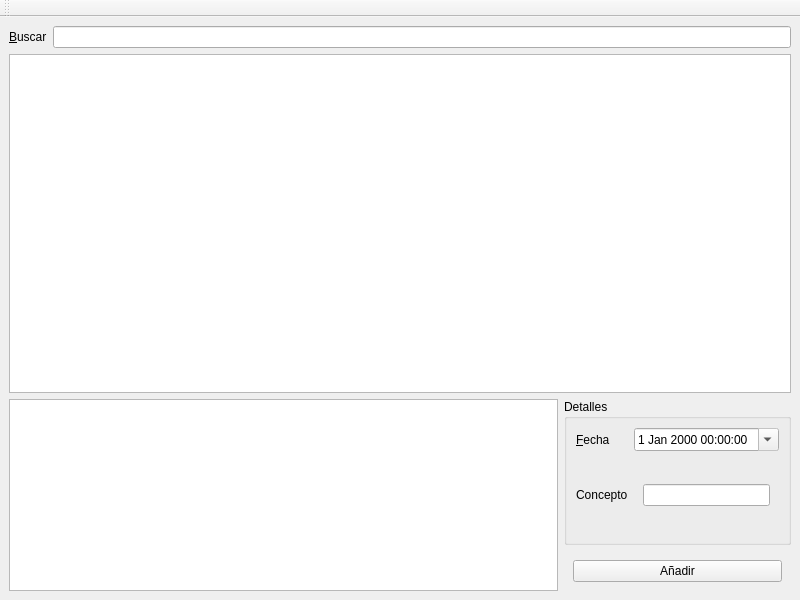
<?xml version="1.0" encoding="UTF-8"?>
<ui version="4.0">
 <class>frmOperations</class>
 <widget class="QMainWindow" name="frmOperations">
  <property name="geometry">
   <rect>
    <x>0</x>
    <y>0</y>
    <width>800</width>
    <height>600</height>
   </rect>
  </property>
  <property name="windowTitle">
   <string>Ajustes Contables</string>
  </property>
  <widget class="QWidget" name="centralwidget">
   <layout class="QGridLayout" name="gridLayout_2">
    <item row="1" column="1">
     <widget class="QLineEdit" name="txtSearch"/>
    </item>
    <item row="2" column="0" colspan="2">
     <widget class="QTableView" name="tableNavigation">
      <property name="sizePolicy">
       <sizepolicy hsizetype="Expanding" vsizetype="Expanding">
        <horstretch>0</horstretch>
        <verstretch>1</verstretch>
       </sizepolicy>
      </property>
      <property name="editTriggers">
       <set>QAbstractItemView::NoEditTriggers</set>
      </property>
      <property name="alternatingRowColors">
       <bool>true</bool>
      </property>
      <property name="selectionMode">
       <enum>QAbstractItemView::SingleSelection</enum>
      </property>
      <property name="selectionBehavior">
       <enum>QAbstractItemView::SelectRows</enum>
      </property>
     </widget>
    </item>
    <item row="3" column="0" colspan="2">
     <layout class="QGridLayout" name="gridLayout">
      <item row="0" column="0">
       <widget class="QTableView" name="tableDetails">
        <property name="sizePolicy">
         <sizepolicy hsizetype="Expanding" vsizetype="Expanding">
          <horstretch>1</horstretch>
          <verstretch>0</verstretch>
         </sizepolicy>
        </property>
        <property name="editTriggers">
         <set>QAbstractItemView::NoEditTriggers</set>
        </property>
        <property name="alternatingRowColors">
         <bool>true</bool>
        </property>
       </widget>
      </item>
      <item row="0" column="1">
       <layout class="QVBoxLayout" name="verticalLayout">
        <item>
         <widget class="QGroupBox" name="groupBox">
          <property name="sizePolicy">
           <sizepolicy hsizetype="Maximum" vsizetype="Preferred">
            <horstretch>1</horstretch>
            <verstretch>1</verstretch>
           </sizepolicy>
          </property>
          <property name="title">
           <string>Detalles</string>
          </property>
          <layout class="QGridLayout" name="gridLayout_3">
           <item row="0" column="0">
            <widget class="QLabel" name="label">
             <property name="text">
              <string>&amp;Fecha</string>
             </property>
             <property name="buddy">
              <cstring>dtPicker</cstring>
             </property>
            </widget>
           </item>
           <item row="0" column="2">
            <widget class="QDateTimeEdit" name="dtPicker">
             <property name="readOnly">
              <bool>true</bool>
             </property>
             <property name="calendarPopup">
              <bool>true</bool>
             </property>
            </widget>
           </item>
           <item row="1" column="0">
            <widget class="QLabel" name="label_3">
             <property name="text">
              <string>Concepto</string>
             </property>
             <property name="buddy">
              <cstring>cbConcepts</cstring>
             </property>
            </widget>
           </item>
           <item row="1" column="2">
            <widget class="QStackedWidget" name="stConcepts">
             <property name="currentIndex">
              <number>0</number>
             </property>
             <widget class="QWidget" name="page_3">
              <layout class="QHBoxLayout" name="horizontalLayout">
               <item>
                <widget class="QLineEdit" name="txtConcept">
                 <property name="readOnly">
                  <bool>true</bool>
                 </property>
                </widget>
               </item>
              </layout>
             </widget>
             <widget class="QWidget" name="page_4">
              <layout class="QHBoxLayout" name="horizontalLayout_2">
               <item>
                <widget class="QComboBox" name="cbConcepts">
                 <property name="enabled">
                  <bool>false</bool>
                 </property>
                </widget>
               </item>
              </layout>
             </widget>
            </widget>
           </item>
          </layout>
         </widget>
        </item>
        <item>
         <widget class="QStackedWidget" name="stackedWidget">
          <property name="sizePolicy">
           <sizepolicy hsizetype="Minimum" vsizetype="Fixed">
            <horstretch>0</horstretch>
            <verstretch>0</verstretch>
           </sizepolicy>
          </property>
          <property name="currentIndex">
           <number>1</number>
          </property>
          <widget class="QWidget" name="page">
           <layout class="QVBoxLayout" name="verticalLayout_4">
            <item>
             <widget class="QDialogButtonBox" name="buttonBox">
              <property name="orientation">
               <enum>Qt::Horizontal</enum>
              </property>
              <property name="standardButtons">
               <set>QDialogButtonBox::Cancel|QDialogButtonBox::Ok</set>
              </property>
             </widget>
            </item>
           </layout>
          </widget>
          <widget class="QWidget" name="page_2">
           <layout class="QVBoxLayout" name="verticalLayout_3">
            <item>
             <widget class="QPushButton" name="btnAdd">
              <property name="text">
               <string>Añadir</string>
              </property>
              <property name="icon">
               <iconset resource="res.qrc">
                <normaloff>:/icons/res/list-add.png</normaloff>:/icons/res/list-add.png</iconset>
              </property>
              <property name="shortcut">
               <string>Ctrl+N</string>
              </property>
             </widget>
            </item>
           </layout>
          </widget>
         </widget>
        </item>
       </layout>
      </item>
     </layout>
    </item>
    <item row="1" column="0">
     <widget class="QLabel" name="label_4">
      <property name="text">
       <string>&amp;Buscar</string>
      </property>
      <property name="buddy">
       <cstring>txtSearch</cstring>
      </property>
     </widget>
    </item>
   </layout>
  </widget>
  <widget class="QToolBar" name="toolBar">
   <property name="windowTitle">
    <string>toolBar</string>
   </property>
   <attribute name="toolBarArea">
    <enum>TopToolBarArea</enum>
   </attribute>
   <attribute name="toolBarBreak">
    <bool>false</bool>
   </attribute>
  </widget>
 </widget>
 <resources>
  <include location="res.qrc"/>
 </resources>
 <connections/>
</ui>
